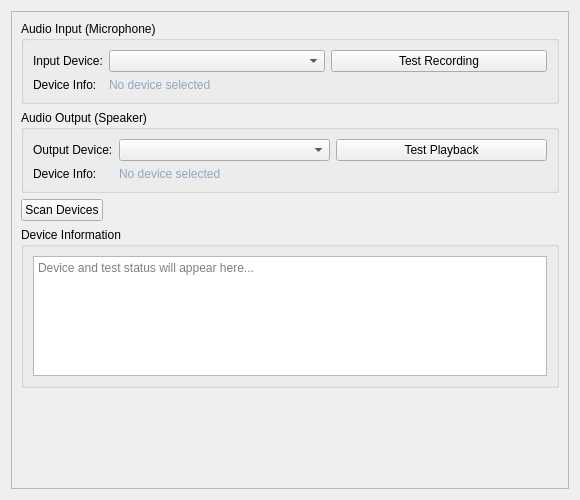
<?xml version="1.0" encoding="UTF-8"?>
<ui version="4.0">
 <class>AudioWidget</class>
 <widget class="QWidget" name="AudioWidget">
  <property name="geometry">
   <rect>
    <x>0</x>
    <y>0</y>
    <width>580</width>
    <height>500</height>
   </rect>
  </property>
    <property name="windowTitle">
     <string>Audio</string>
    </property>
  <layout class="QVBoxLayout" name="verticalLayout">
   <item>
    <widget class="QScrollArea" name="scrollArea">
     <property name="widgetResizable">
      <bool>true</bool>
     </property>
     <widget class="QWidget" name="scrollAreaWidgetContents">
      <property name="geometry">
       <rect>
        <x>0</x>
        <y>0</y>
        <width>578</width>
        <height>480</height>
       </rect>
      </property>
      <layout class="QVBoxLayout" name="contentLayout">
       <item>
        <widget class="QGroupBox" name="input_device_group">
         <property name="title">
          <string>Audio Input (Microphone)</string>
         </property>
         <layout class="QFormLayout" name="input_layout">
          <item row="0" column="0">
           <widget class="QLabel" name="label_input_device">
            <property name="text">
             <string>Input Device:</string>
            </property>
           </widget>
          </item>
          <item row="0" column="1">
           <layout class="QHBoxLayout" name="input_device_layout">
            <item>
              <widget class="QComboBox" name="input_device_combo">
              <property name="placeholderText">
               <string>Select a microphone...</string>
              </property>
             </widget>
            </item>
            <item>
             <widget class="QPushButton" name="test_input_btn">
              <property name="text">
               <string>Test Recording</string>
              </property>
             </widget>
            </item>
           </layout>
          </item>
          <item row="1" column="0">
           <widget class="QLabel" name="label_input_info">
            <property name="text">
             <string>Device Info:</string>
            </property>
           </widget>
          </item>
          <item row="1" column="1">
            <widget class="QLabel" name="input_info_label">
            <property name="text">
             <string>No device selected</string>
            </property>
            <property name="styleSheet">
             <string>color: #90a7c4;</string>
            </property>
           </widget>
          </item>
         </layout>
        </widget>
       </item>
       <item>
        <widget class="QGroupBox" name="output_device_group">
         <property name="title">
          <string>Audio Output (Speaker)</string>
         </property>
         <layout class="QFormLayout" name="output_layout">
          <item row="0" column="0">
           <widget class="QLabel" name="label_output_device">
            <property name="text">
             <string>Output Device:</string>
            </property>
           </widget>
          </item>
          <item row="0" column="1">
           <layout class="QHBoxLayout" name="output_device_layout">
            <item>
             <widget class="QComboBox" name="output_device_combo">
              <property name="placeholderText">
               <string>Select a speaker...</string>
              </property>
             </widget>
            </item>
            <item>
             <widget class="QPushButton" name="test_output_btn">
              <property name="text">
               <string>Test Playback</string>
              </property>
             </widget>
            </item>
           </layout>
          </item>
          <item row="1" column="0">
           <widget class="QLabel" name="label_output_info">
            <property name="text">
             <string>Device Info:</string>
            </property>
           </widget>
          </item>
          <item row="1" column="1">
            <widget class="QLabel" name="output_info_label">
            <property name="text">
             <string>No device selected</string>
            </property>
            <property name="styleSheet">
             <string>color: #90a7c4;</string>
            </property>
           </widget>
          </item>
         </layout>
        </widget>
       </item>
       <item>
        <layout class="QHBoxLayout" name="scan_layout">
         <item>
          <widget class="QPushButton" name="scan_devices_btn">
         <property name="text">
             <string>Scan Devices</string>
            </property>
          </widget>
         </item>
         <item>
          <spacer name="scan_spacer">
           <property name="orientation">
            <enum>Qt::Horizontal</enum>
           </property>
           <property name="sizeHint" stdset="0">
            <size>
             <width>40</width>
             <height>20</height>
            </size>
           </property>
          </spacer>
         </item>
        </layout>
       </item>
       <item>
        <widget class="QGroupBox" name="status_group">
         <property name="title">
          <string>Device Information</string>
         </property>
         <layout class="QVBoxLayout" name="status_layout">
          <item>
           <widget class="QTextEdit" name="status_text">
            <property name="maximumSize">
             <size>
              <width>16777215</width>
              <height>120</height>
             </size>
            </property>
            <property name="readOnly">
             <bool>true</bool>
            </property>
            <property name="placeholderText">
             <string>Device and test status will appear here...</string>
            </property>
           </widget>
          </item>
         </layout>
        </widget>
       </item>
       <item>
        <spacer name="verticalSpacer">
         <property name="orientation">
          <enum>Qt::Vertical</enum>
         </property>
         <property name="sizeHint" stdset="0">
          <size>
           <width>20</width>
           <height>40</height>
          </size>
         </property>
        </spacer>
       </item>
      </layout>
     </widget>
    </widget>
   </item>
  </layout>
 </widget>
 <resources/>
 <connections/>
</ui>
